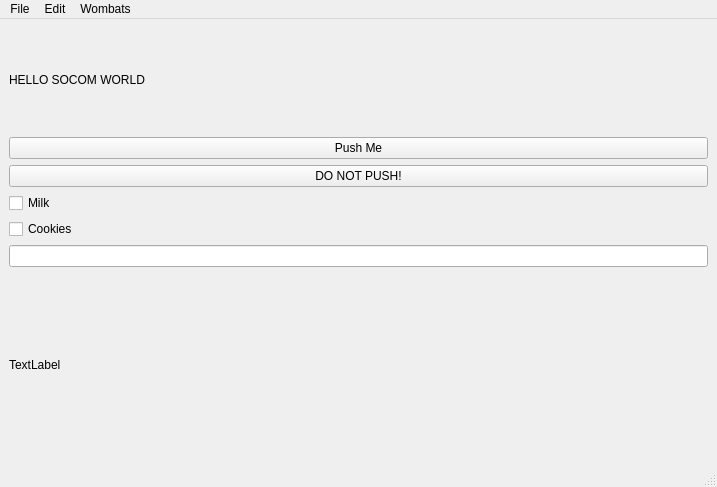
<?xml version="1.0" encoding="UTF-8"?>
<ui version="4.0">
 <class>Spam</class>
 <widget class="QMainWindow" name="Spam">
  <property name="geometry">
   <rect>
    <x>0</x>
    <y>0</y>
    <width>717</width>
    <height>487</height>
   </rect>
  </property>
  <property name="windowTitle">
   <string>MainWindow</string>
  </property>
  <widget class="QWidget" name="centralwidget">
   <layout class="QGridLayout" name="gridLayout">
    <item row="0" column="0">
     <layout class="QVBoxLayout" name="verticalLayout">
      <item>
       <widget class="QLabel" name="lab_hello">
        <property name="text">
         <string>HELLO SOCOM WORLD</string>
        </property>
       </widget>
      </item>
      <item>
       <widget class="QPushButton" name="bt_push">
        <property name="toolTip">
         <string>&lt;html&gt;&lt;head/&gt;&lt;body&gt;&lt;p&gt;Push for some fun&lt;/p&gt;&lt;/body&gt;&lt;/html&gt;</string>
        </property>
        <property name="text">
         <string>Push Me</string>
        </property>
       </widget>
      </item>
      <item>
       <widget class="QPushButton" name="bt_dont">
        <property name="toolTip">
         <string>&lt;html&gt;&lt;head/&gt;&lt;body&gt;&lt;p&gt;Don't push this if you know what's good for you&lt;/p&gt;&lt;/body&gt;&lt;/html&gt;</string>
        </property>
        <property name="text">
         <string>DO NOT PUSH!</string>
        </property>
       </widget>
      </item>
      <item>
       <widget class="QCheckBox" name="cb_milk">
        <property name="text">
         <string>Milk</string>
        </property>
       </widget>
      </item>
      <item>
       <widget class="QCheckBox" name="cb_cookies">
        <property name="text">
         <string>Cookies</string>
        </property>
       </widget>
      </item>
     </layout>
    </item>
    <item row="1" column="0">
     <layout class="QVBoxLayout" name="verticalLayout_2">
      <item>
       <widget class="QLineEdit" name="lineEdit"/>
      </item>
      <item>
       <widget class="QLabel" name="label">
        <property name="toolTip">
         <string>&lt;html&gt;&lt;head/&gt;&lt;body&gt;&lt;p&gt;Push for some fun&lt;/p&gt;&lt;/body&gt;&lt;/html&gt;</string>
        </property>
        <property name="text">
         <string>TextLabel</string>
        </property>
       </widget>
      </item>
     </layout>
    </item>
   </layout>
  </widget>
  <widget class="QMenuBar" name="menubar">
   <property name="geometry">
    <rect>
     <x>0</x>
     <y>0</y>
     <width>717</width>
     <height>22</height>
    </rect>
   </property>
   <widget class="QMenu" name="menuFile">
    <property name="title">
     <string>File</string>
    </property>
    <addaction name="actionOpen"/>
    <addaction name="actionClose"/>
    <addaction name="actionQuit"/>
   </widget>
   <widget class="QMenu" name="menuEdit">
    <property name="title">
     <string>Edit</string>
    </property>
   </widget>
   <widget class="QMenu" name="menuWombats">
    <property name="title">
     <string>Wombats</string>
    </property>
    <addaction name="actionEat"/>
    <addaction name="actionExcrete"/>
   </widget>
   <addaction name="menuFile"/>
   <addaction name="menuEdit"/>
   <addaction name="menuWombats"/>
  </widget>
  <widget class="QStatusBar" name="statusbar"/>
  <action name="actionOpen">
   <property name="text">
    <string>Open</string>
   </property>
  </action>
  <action name="actionClose">
   <property name="text">
    <string>Close</string>
   </property>
  </action>
  <action name="actionQuit">
   <property name="text">
    <string>Quit</string>
   </property>
  </action>
  <action name="actionEat">
   <property name="text">
    <string>Eat</string>
   </property>
  </action>
  <action name="actionExcrete">
   <property name="text">
    <string>Excrete</string>
   </property>
  </action>
 </widget>
 <tabstops>
  <tabstop>bt_push</tabstop>
  <tabstop>bt_dont</tabstop>
  <tabstop>cb_milk</tabstop>
  <tabstop>cb_cookies</tabstop>
 </tabstops>
 <resources/>
 <connections>
  <connection>
   <sender>actionQuit</sender>
   <signal>triggered()</signal>
   <receiver>Spam</receiver>
   <slot>close()</slot>
   <hints>
    <hint type="sourcelabel">
     <x>-1</x>
     <y>-1</y>
    </hint>
    <hint type="destinationlabel">
     <x>335</x>
     <y>156</y>
    </hint>
   </hints>
  </connection>
  <connection>
   <sender>bt_push</sender>
   <signal>clicked()</signal>
   <receiver>Spam</receiver>
   <slot>handle_push()</slot>
   <hints>
    <hint type="sourcelabel">
     <x>367</x>
     <y>169</y>
    </hint>
    <hint type="destinationlabel">
     <x>592</x>
     <y>47</y>
    </hint>
   </hints>
  </connection>
  <connection>
   <sender>bt_dont</sender>
   <signal>clicked()</signal>
   <receiver>Spam</receiver>
   <slot>handle_dont()</slot>
   <hints>
    <hint type="sourcelabel">
     <x>300</x>
     <y>210</y>
    </hint>
    <hint type="destinationlabel">
     <x>304</x>
     <y>36</y>
    </hint>
   </hints>
  </connection>
 </connections>
 <slots>
  <slot>my_handler()</slot>
  <slot>handle_push()</slot>
  <slot>handle_dont()</slot>
 </slots>
</ui>
